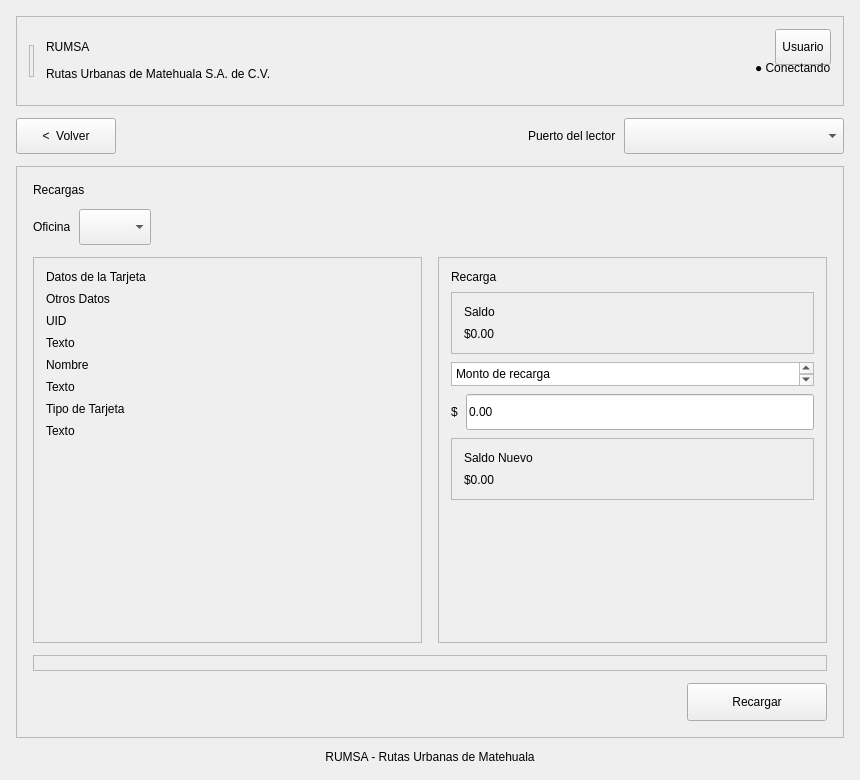
<?xml version="1.0" encoding="UTF-8"?>
<ui version="4.0">
 <class>RecargaWindow</class>
 <widget class="QMainWindow" name="RecargaWindow">
  <property name="windowTitle">
   <string>Recarga</string>
  </property>
  <widget class="QWidget" name="centralwidget">
   <layout class="QVBoxLayout" name="layoutPrincipalRecarga" stretch="0,0,1,0">
    <property name="leftMargin">
     <number>16</number>
    </property>
    <property name="topMargin">
     <number>16</number>
    </property>
    <property name="rightMargin">
     <number>16</number>
    </property>
    <property name="bottomMargin">
     <number>16</number>
    </property>
    <property name="spacing">
     <number>12</number>
    </property>
    <item>
     <widget class="QFrame" name="frame">
      <property name="frameShape">
       <enum>QFrame::StyledPanel</enum>
      </property>
      <property name="frameShadow">
       <enum>QFrame::Raised</enum>
      </property>
      <property name="uiRole" stdset="0">
       <string notr="true">header</string>
      </property>
      <property name="minimumSize">
       <size>
        <width>0</width>
        <height>90</height>
       </size>
      </property>
      <property name="maximumSize">
       <size>
        <width>16777215</width>
        <height>90</height>
       </size>
      </property>
      <layout class="QHBoxLayout" name="layoutEstructura2">
       <property name="leftMargin">
        <number>12</number>
       </property>
       <property name="topMargin">
        <number>12</number>
       </property>
       <property name="rightMargin">
        <number>12</number>
       </property>
       <property name="bottomMargin">
        <number>12</number>
       </property>
       <property name="spacing">
        <number>12</number>
       </property>
       <item alignment="Qt::AlignVCenter">
        <widget class="QFrame" name="frame_2">
         <property name="frameShape">
          <enum>QFrame::StyledPanel</enum>
         </property>
         <property name="frameShadow">
          <enum>QFrame::Raised</enum>
         </property>
         <property name="uiRole" stdset="0">
          <string notr="true">stripe</string>
         </property>
         <property name="minimumSize">
          <size>
           <width>5</width>
           <height>32</height>
          </size>
         </property>
         <property name="maximumSize">
          <size>
           <width>5</width>
           <height>32</height>
          </size>
         </property>
        </widget>
       </item>
       <item>
        <widget class="QWidget" name="marcaCabecera">
         <layout class="QVBoxLayout" name="layoutEstructura4">
          <property name="leftMargin">
           <number>0</number>
          </property>
          <property name="topMargin">
           <number>0</number>
          </property>
          <property name="rightMargin">
           <number>0</number>
          </property>
          <property name="bottomMargin">
           <number>0</number>
          </property>
          <property name="spacing">
           <number>2</number>
          </property>
          <item>
           <widget class="QLabel" name="labelBrand_2">
            <property name="alignment">
             <set>Qt::AlignLeft|Qt::AlignVCenter</set>
            </property>
            <property name="wordWrap">
             <bool>false</bool>
            </property>
            <property name="sizePolicy">
             <sizepolicy hsizetype="Preferred" vsizetype="Fixed">
              <horstretch>0</horstretch>
              <verstretch>0</verstretch>
             </sizepolicy>
            </property>
            <property name="uiRole" stdset="0">
             <string notr="true">brand</string>
            </property>
            <property name="text">
             <string>RUMSA</string>
            </property>
           </widget>
          </item>
          <item>
           <widget class="QLabel" name="labelHeaderInfo_3">
            <property name="text">
             <string>Rutas Urbanas de Matehuala S.A. de C.V.</string>
            </property>
            <property name="alignment">
             <set>Qt::AlignLeft|Qt::AlignVCenter</set>
            </property>
            <property name="sizePolicy">
             <sizepolicy hsizetype="Preferred" vsizetype="Fixed">
              <horstretch>0</horstretch>
              <verstretch>0</verstretch>
             </sizepolicy>
            </property>
            <property name="uiRole" stdset="0">
             <string notr="true">caption</string>
            </property>
            <property name="wordWrap">
             <bool>false</bool>
            </property>
           </widget>
          </item>
         </layout>
        </widget>
       </item>
       <item>
        <spacer name="espacioEstructura3">
         <property name="orientation">
          <enum>Qt::Horizontal</enum>
         </property>
         <property name="sizeType">
          <enum>QSizePolicy::Expanding</enum>
         </property>
         <property name="sizeHint" stdset="0">
          <size>
           <width>8</width>
           <height>8</height>
          </size>
         </property>
        </spacer>
       </item>
       <item>
        <widget class="QWidget" name="estadoCabecera">
         <layout class="QVBoxLayout" name="layoutEstructura5">
          <property name="leftMargin">
           <number>0</number>
          </property>
          <property name="topMargin">
           <number>0</number>
          </property>
          <property name="rightMargin">
           <number>0</number>
          </property>
          <property name="bottomMargin">
           <number>0</number>
          </property>
          <property name="spacing">
           <number>4</number>
          </property>
          <item alignment="Qt::AlignRight">
           <widget class="QToolButton" name="usuario_2">
            <property name="text">
             <string>Usuario</string>
            </property>
            <property name="minimumSize">
             <size>
              <width>0</width>
              <height>36</height>
             </size>
            </property>
            <property name="maximumSize">
             <size>
              <width>16777215</width>
              <height>40</height>
             </size>
            </property>
            <property name="sizePolicy">
             <sizepolicy hsizetype="Preferred" vsizetype="Fixed">
              <horstretch>0</horstretch>
              <verstretch>0</verstretch>
             </sizepolicy>
            </property>
           </widget>
          </item>
          <item alignment="Qt::AlignRight">
           <widget class="QLabel" name="labelEstadoConexion_2">
            <property name="toolTip">
             <string>Este texto puede cambiar a: Conectando, Sin conexión, Sincronizando o Conectado.</string>
            </property>
            <property name="text">
             <string>● Conectando</string>
            </property>
            <property name="uiRole" stdset="0">
             <string notr="true">status</string>
            </property>
            <property name="alignment">
             <set>Qt::AlignLeft|Qt::AlignVCenter</set>
            </property>
            <property name="wordWrap">
             <bool>false</bool>
            </property>
            <property name="sizePolicy">
             <sizepolicy hsizetype="Preferred" vsizetype="Fixed">
              <horstretch>0</horstretch>
              <verstretch>0</verstretch>
             </sizepolicy>
            </property>
           </widget>
          </item>
          <item alignment="Qt::AlignRight">
           <widget class="QLabel" name="mensajeInternet">
            <property name="text">
             <string />
            </property>
            <property name="estadoVisual" stdset="0">
             <string>error</string>
            </property>
            <property name="uiRole" stdset="0">
             <string notr="true">caption</string>
            </property>
            <property name="alignment">
             <set>Qt::AlignLeft|Qt::AlignVCenter</set>
            </property>
            <property name="wordWrap">
             <bool>false</bool>
            </property>
            <property name="sizePolicy">
             <sizepolicy hsizetype="Preferred" vsizetype="Fixed">
              <horstretch>0</horstretch>
              <verstretch>0</verstretch>
             </sizepolicy>
            </property>
           </widget>
          </item>
         </layout>
        </widget>
       </item>
      </layout>
     </widget>
    </item>
    <item>
     <layout class="QHBoxLayout" name="layoutEstructura6">
      <property name="leftMargin">
       <number>0</number>
      </property>
      <property name="topMargin">
       <number>0</number>
      </property>
      <property name="rightMargin">
       <number>0</number>
      </property>
      <property name="bottomMargin">
       <number>0</number>
      </property>
      <property name="spacing">
       <number>8</number>
      </property>
      <item>
       <widget class="QPushButton" name="botonregresar">
        <property name="minimumSize">
         <size>
          <width>100</width>
          <height>36</height>
         </size>
        </property>
        <property name="sizePolicy">
         <sizepolicy hsizetype="Preferred" vsizetype="Fixed">
          <horstretch>0</horstretch>
          <verstretch>0</verstretch>
         </sizepolicy>
        </property>
        <property name="uiRole" stdset="0">
         <string notr="true">back</string>
        </property>
        <property name="text">
         <string>&lt;  Volver</string>
        </property>
        <property name="maximumSize">
         <size>
          <width>110</width>
          <height>40</height>
         </size>
        </property>
       </widget>
      </item>
      <item>
       <spacer name="espacioEstructura7">
        <property name="orientation">
         <enum>Qt::Horizontal</enum>
        </property>
        <property name="sizeType">
         <enum>QSizePolicy::Expanding</enum>
        </property>
        <property name="sizeHint" stdset="0">
         <size>
          <width>8</width>
          <height>8</height>
         </size>
        </property>
       </spacer>
      </item>
      <item>
       <widget class="QLabel" name="etiquetaPuerto">
        <property name="uiRole" stdset="0">
         <string notr="true">caption</string>
        </property>
        <property name="text">
         <string>Puerto del lector</string>
        </property>
        <property name="sizePolicy">
         <sizepolicy hsizetype="Preferred" vsizetype="Fixed">
          <horstretch>0</horstretch>
          <verstretch>0</verstretch>
         </sizepolicy>
        </property>
       </widget>
      </item>
      <item>
       <widget class="QComboBox" name="comboBox">
        <property name="minimumSize">
         <size>
          <width>220</width>
          <height>36</height>
         </size>
        </property>
        <property name="maximumSize">
         <size>
          <width>260</width>
          <height>40</height>
         </size>
        </property>
       </widget>
      </item>
     </layout>
    </item>
    <item>
     <widget class="QScrollArea" name="areaContenido">
      <property name="widgetResizable">
       <bool>true</bool>
      </property>
      <property name="frameShape">
       <enum>QFrame::NoFrame</enum>
      </property>
      <widget class="QFrame" name="frameHeader_4">
       <property name="frameShape">
        <enum>QFrame::StyledPanel</enum>
       </property>
       <property name="frameShadow">
        <enum>QFrame::Raised</enum>
       </property>
       <property name="uiRole" stdset="0">
        <string notr="true">card</string>
       </property>
       <layout class="QVBoxLayout" name="layoutEstructura8">
        <property name="leftMargin">
         <number>16</number>
        </property>
        <property name="topMargin">
         <number>16</number>
        </property>
        <property name="rightMargin">
         <number>16</number>
        </property>
        <property name="bottomMargin">
         <number>16</number>
        </property>
        <property name="spacing">
         <number>12</number>
        </property>
        <item>
         <widget class="QLabel" name="menu_6">
          <property name="text">
           <string>Recargas</string>
          </property>
          <property name="alignment">
           <set>Qt::AlignLeft|Qt::AlignVCenter</set>
          </property>
          <property name="wordWrap">
           <bool>false</bool>
          </property>
          <property name="sizePolicy">
           <sizepolicy hsizetype="Preferred" vsizetype="Fixed">
            <horstretch>0</horstretch>
            <verstretch>0</verstretch>
           </sizepolicy>
          </property>
          <property name="uiRole" stdset="0">
           <string notr="true">heading</string>
          </property>
         </widget>
        </item>
        <item>
         <layout class="QHBoxLayout" name="layoutEstructura9">
          <property name="leftMargin">
           <number>0</number>
          </property>
          <property name="topMargin">
           <number>0</number>
          </property>
          <property name="rightMargin">
           <number>0</number>
          </property>
          <property name="bottomMargin">
           <number>0</number>
          </property>
          <property name="spacing">
           <number>8</number>
          </property>
          <item>
           <widget class="QLabel" name="label_2">
            <property name="text">
             <string>Oficina</string>
            </property>
            <property name="uiRole" stdset="0">
             <string notr="true">fieldLabel</string>
            </property>
            <property name="alignment">
             <set>Qt::AlignLeft|Qt::AlignVCenter</set>
            </property>
            <property name="wordWrap">
             <bool>false</bool>
            </property>
            <property name="sizePolicy">
             <sizepolicy hsizetype="Preferred" vsizetype="Fixed">
              <horstretch>0</horstretch>
              <verstretch>0</verstretch>
             </sizepolicy>
            </property>
           </widget>
          </item>
          <item>
           <widget class="QComboBox" name="listaoficina">
            <property name="minimumSize">
             <size>
              <width>0</width>
              <height>36</height>
             </size>
            </property>
            <property name="maximumSize">
             <size>
              <width>280</width>
              <height>40</height>
             </size>
            </property>
           </widget>
          </item>
          <item>
           <spacer name="espacioEstructura10">
            <property name="orientation">
             <enum>Qt::Horizontal</enum>
            </property>
            <property name="sizeType">
             <enum>QSizePolicy::Expanding</enum>
            </property>
            <property name="sizeHint" stdset="0">
             <size>
              <width>8</width>
              <height>8</height>
             </size>
            </property>
           </spacer>
          </item>
         </layout>
        </item>
        <item>
         <layout class="QHBoxLayout" name="layoutEstructura11" stretch="1,1">
          <property name="leftMargin">
           <number>0</number>
          </property>
          <property name="topMargin">
           <number>0</number>
          </property>
          <property name="rightMargin">
           <number>0</number>
          </property>
          <property name="bottomMargin">
           <number>0</number>
          </property>
          <property name="spacing">
           <number>16</number>
          </property>
          <item>
           <widget class="QFrame" name="frameHeader_2">
            <property name="frameShape">
             <enum>QFrame::StyledPanel</enum>
            </property>
            <property name="frameShadow">
             <enum>QFrame::Raised</enum>
            </property>
            <property name="uiRole" stdset="0">
             <string notr="true">card</string>
            </property>
            <layout class="QVBoxLayout" name="layoutEstructura12">
             <property name="leftMargin">
              <number>12</number>
             </property>
             <property name="topMargin">
              <number>12</number>
             </property>
             <property name="rightMargin">
              <number>12</number>
             </property>
             <property name="bottomMargin">
              <number>12</number>
             </property>
             <property name="spacing">
              <number>8</number>
             </property>
             <item>
              <widget class="QLabel" name="menu_3">
               <property name="text">
                <string>Datos de la Tarjeta</string>
               </property>
               <property name="alignment">
                <set>Qt::AlignLeft|Qt::AlignVCenter</set>
               </property>
               <property name="wordWrap">
                <bool>false</bool>
               </property>
               <property name="sizePolicy">
                <sizepolicy hsizetype="Preferred" vsizetype="Fixed">
                 <horstretch>0</horstretch>
                 <verstretch>0</verstretch>
                </sizepolicy>
               </property>
               <property name="uiRole" stdset="0">
                <string notr="true">section</string>
               </property>
              </widget>
             </item>
             <item>
              <widget class="QLabel" name="otrosdatos">
               <property name="text">
                <string>Otros Datos</string>
               </property>
               <property name="uiRole" stdset="0">
                <string notr="true">fieldLabel</string>
               </property>
               <property name="alignment">
                <set>Qt::AlignLeft|Qt::AlignVCenter</set>
               </property>
               <property name="wordWrap">
                <bool>false</bool>
               </property>
               <property name="sizePolicy">
                <sizepolicy hsizetype="Preferred" vsizetype="Fixed">
                 <horstretch>0</horstretch>
                 <verstretch>0</verstretch>
                </sizepolicy>
               </property>
              </widget>
             </item>
             <item>
              <widget class="QLabel" name="uid">
               <property name="text">
                <string>UID</string>
               </property>
               <property name="alignment">
                <set>Qt::AlignLeft|Qt::AlignVCenter</set>
               </property>
               <property name="wordWrap">
                <bool>false</bool>
               </property>
               <property name="sizePolicy">
                <sizepolicy hsizetype="Preferred" vsizetype="Fixed">
                 <horstretch>0</horstretch>
                 <verstretch>0</verstretch>
                </sizepolicy>
               </property>
               <property name="uiRole" stdset="0">
                <string notr="true">fieldLabel</string>
               </property>
              </widget>
             </item>
             <item>
              <widget class="QLabel" name="texto4">
               <property name="text">
                <string>Texto</string>
               </property>
               <property name="uiRole" stdset="0">
                <string notr="true">value</string>
               </property>
               <property name="alignment">
                <set>Qt::AlignLeft|Qt::AlignVCenter</set>
               </property>
               <property name="wordWrap">
                <bool>false</bool>
               </property>
               <property name="sizePolicy">
                <sizepolicy hsizetype="Preferred" vsizetype="Fixed">
                 <horstretch>0</horstretch>
                 <verstretch>0</verstretch>
                </sizepolicy>
               </property>
              </widget>
             </item>
             <item>
              <widget class="QLabel" name="nombre">
               <property name="text">
                <string>Nombre</string>
               </property>
               <property name="alignment">
                <set>Qt::AlignLeft|Qt::AlignVCenter</set>
               </property>
               <property name="wordWrap">
                <bool>false</bool>
               </property>
               <property name="sizePolicy">
                <sizepolicy hsizetype="Preferred" vsizetype="Fixed">
                 <horstretch>0</horstretch>
                 <verstretch>0</verstretch>
                </sizepolicy>
               </property>
               <property name="uiRole" stdset="0">
                <string notr="true">fieldLabel</string>
               </property>
              </widget>
             </item>
             <item>
              <widget class="QLabel" name="texto5">
               <property name="text">
                <string>Texto</string>
               </property>
               <property name="uiRole" stdset="0">
                <string notr="true">value</string>
               </property>
               <property name="alignment">
                <set>Qt::AlignLeft|Qt::AlignVCenter</set>
               </property>
               <property name="wordWrap">
                <bool>false</bool>
               </property>
               <property name="sizePolicy">
                <sizepolicy hsizetype="Preferred" vsizetype="Fixed">
                 <horstretch>0</horstretch>
                 <verstretch>0</verstretch>
                </sizepolicy>
               </property>
              </widget>
             </item>
             <item>
              <widget class="QLabel" name="tarjeta">
               <property name="text">
                <string>Tipo de Tarjeta</string>
               </property>
               <property name="alignment">
                <set>Qt::AlignLeft|Qt::AlignVCenter</set>
               </property>
               <property name="wordWrap">
                <bool>false</bool>
               </property>
               <property name="sizePolicy">
                <sizepolicy hsizetype="Preferred" vsizetype="Fixed">
                 <horstretch>0</horstretch>
                 <verstretch>0</verstretch>
                </sizepolicy>
               </property>
               <property name="uiRole" stdset="0">
                <string notr="true">fieldLabel</string>
               </property>
              </widget>
             </item>
             <item>
              <widget class="QLabel" name="texto6">
               <property name="text">
                <string>Texto</string>
               </property>
               <property name="uiRole" stdset="0">
                <string notr="true">value</string>
               </property>
               <property name="alignment">
                <set>Qt::AlignLeft|Qt::AlignVCenter</set>
               </property>
               <property name="wordWrap">
                <bool>false</bool>
               </property>
               <property name="sizePolicy">
                <sizepolicy hsizetype="Preferred" vsizetype="Fixed">
                 <horstretch>0</horstretch>
                 <verstretch>0</verstretch>
                </sizepolicy>
               </property>
              </widget>
             </item>
             <item>
              <spacer name="espacioEstructura13">
               <property name="orientation">
                <enum>Qt::Vertical</enum>
               </property>
               <property name="sizeType">
                <enum>QSizePolicy::Expanding</enum>
               </property>
               <property name="sizeHint" stdset="0">
                <size>
                 <width>8</width>
                 <height>8</height>
                </size>
               </property>
              </spacer>
             </item>
            </layout>
           </widget>
          </item>
          <item>
           <widget class="QFrame" name="frameHeader_3">
            <property name="frameShape">
             <enum>QFrame::StyledPanel</enum>
            </property>
            <property name="frameShadow">
             <enum>QFrame::Raised</enum>
            </property>
            <property name="uiRole" stdset="0">
             <string notr="true">card</string>
            </property>
            <layout class="QVBoxLayout" name="layoutEstructura14">
             <property name="leftMargin">
              <number>12</number>
             </property>
             <property name="topMargin">
              <number>12</number>
             </property>
             <property name="rightMargin">
              <number>12</number>
             </property>
             <property name="bottomMargin">
              <number>12</number>
             </property>
             <property name="spacing">
              <number>8</number>
             </property>
             <item>
              <widget class="QLabel" name="menu_5">
               <property name="text">
                <string>Recarga</string>
               </property>
               <property name="alignment">
                <set>Qt::AlignLeft|Qt::AlignVCenter</set>
               </property>
               <property name="wordWrap">
                <bool>false</bool>
               </property>
               <property name="sizePolicy">
                <sizepolicy hsizetype="Preferred" vsizetype="Fixed">
                 <horstretch>0</horstretch>
                 <verstretch>0</verstretch>
                </sizepolicy>
               </property>
               <property name="uiRole" stdset="0">
                <string notr="true">section</string>
               </property>
              </widget>
             </item>
             <item>
              <widget class="QFrame" name="frame_3">
               <property name="frameShape">
                <enum>QFrame::StyledPanel</enum>
               </property>
               <property name="frameShadow">
                <enum>QFrame::Raised</enum>
               </property>
               <property name="uiRole" stdset="0">
                <string notr="true">softPanel</string>
               </property>
               <layout class="QVBoxLayout" name="layoutEstructura15">
                <property name="leftMargin">
                 <number>12</number>
                </property>
                <property name="topMargin">
                 <number>12</number>
                </property>
                <property name="rightMargin">
                 <number>12</number>
                </property>
                <property name="bottomMargin">
                 <number>12</number>
                </property>
                <property name="spacing">
                 <number>8</number>
                </property>
                <item>
                 <widget class="QLabel" name="saldo">
                  <property name="text">
                   <string>Saldo</string>
                  </property>
                  <property name="uiRole" stdset="0">
                   <string notr="true">fieldLabel</string>
                  </property>
                  <property name="alignment">
                   <set>Qt::AlignLeft|Qt::AlignVCenter</set>
                  </property>
                  <property name="wordWrap">
                   <bool>false</bool>
                  </property>
                  <property name="sizePolicy">
                   <sizepolicy hsizetype="Preferred" vsizetype="Fixed">
                    <horstretch>0</horstretch>
                    <verstretch>0</verstretch>
                   </sizepolicy>
                  </property>
                 </widget>
                </item>
                <item>
                 <widget class="QLabel" name="texto1">
                  <property name="text">
                   <string>$0.00</string>
                  </property>
                  <property name="uiRole" stdset="0">
                   <string notr="true">balance</string>
                  </property>
                  <property name="alignment">
                   <set>Qt::AlignLeft|Qt::AlignVCenter</set>
                  </property>
                  <property name="wordWrap">
                   <bool>false</bool>
                  </property>
                  <property name="sizePolicy">
                   <sizepolicy hsizetype="Preferred" vsizetype="Fixed">
                    <horstretch>0</horstretch>
                    <verstretch>0</verstretch>
                   </sizepolicy>
                  </property>
                 </widget>
                </item>
               </layout>
              </widget>
             </item>
             <item>
              <widget class="QPlainTextEdit" name="plainTextEdit">
               <property name="readOnly">
                <bool>true</bool>
               </property>
               <property name="plainText">
                <string>Monto de recarga</string>
               </property>
               <property name="uiRole" stdset="0">
                <string notr="true">caption</string>
               </property>
               <property name="maximumSize">
                <size>
                 <width>16777215</width>
                 <height>24</height>
                </size>
               </property>
              </widget>
             </item>
             <item>
              <layout class="QHBoxLayout" name="layoutMontoConMoneda">
               <property name="leftMargin">
                <number>0</number>
               </property>
               <property name="topMargin">
                <number>0</number>
               </property>
               <property name="rightMargin">
                <number>0</number>
               </property>
               <property name="bottomMargin">
                <number>0</number>
               </property>
               <property name="spacing">
                <number>8</number>
               </property>
               <item>
                <widget class="QLabel" name="signoMonedaMonto">
                 <property name="text">
                  <string>$</string>
                 </property>
                 <property name="uiRole" stdset="0">
                  <string notr="true">currency</string>
                 </property>
                </widget>
               </item>
               <item>
                <widget class="QLineEdit" name="lineEdit">
                 <property name="inputMethodHints">
                  <set>Qt::ImhNone</set>
                 </property>
                 <property name="inputMask">
                  <string />
                 </property>
                 <property name="text">
                  <string>0.00</string>
                 </property>
                 <property name="dragEnabled">
                  <bool>false</bool>
                 </property>
                 <property name="minimumSize">
                  <size>
                   <width>0</width>
                   <height>36</height>
                  </size>
                 </property>
                 <property name="maximumSize">
                  <size>
                   <width>16777215</width>
                   <height>40</height>
                  </size>
                 </property>
                </widget>
               </item>
              </layout>
             </item>
             <item>
              <widget class="QFrame" name="frame_4">
               <property name="frameShape">
                <enum>QFrame::StyledPanel</enum>
               </property>
               <property name="frameShadow">
                <enum>QFrame::Raised</enum>
               </property>
               <property name="uiRole" stdset="0">
                <string notr="true">softPanel</string>
               </property>
               <layout class="QVBoxLayout" name="layoutEstructura16">
                <property name="leftMargin">
                 <number>12</number>
                </property>
                <property name="topMargin">
                 <number>12</number>
                </property>
                <property name="rightMargin">
                 <number>12</number>
                </property>
                <property name="bottomMargin">
                 <number>12</number>
                </property>
                <property name="spacing">
                 <number>8</number>
                </property>
                <item>
                 <widget class="QLabel" name="saldonuevo">
                  <property name="text">
                   <string>Saldo Nuevo</string>
                  </property>
                  <property name="uiRole" stdset="0">
                   <string notr="true">fieldLabel</string>
                  </property>
                  <property name="alignment">
                   <set>Qt::AlignLeft|Qt::AlignVCenter</set>
                  </property>
                  <property name="wordWrap">
                   <bool>false</bool>
                  </property>
                  <property name="sizePolicy">
                   <sizepolicy hsizetype="Preferred" vsizetype="Fixed">
                    <horstretch>0</horstretch>
                    <verstretch>0</verstretch>
                   </sizepolicy>
                  </property>
                 </widget>
                </item>
                <item>
                 <widget class="QLabel" name="texto2">
                  <property name="text">
                   <string>$0.00</string>
                  </property>
                  <property name="uiRole" stdset="0">
                   <string notr="true">balance</string>
                  </property>
                  <property name="alignment">
                   <set>Qt::AlignLeft|Qt::AlignVCenter</set>
                  </property>
                  <property name="wordWrap">
                   <bool>false</bool>
                  </property>
                  <property name="sizePolicy">
                   <sizepolicy hsizetype="Preferred" vsizetype="Fixed">
                    <horstretch>0</horstretch>
                    <verstretch>0</verstretch>
                   </sizepolicy>
                  </property>
                 </widget>
                </item>
               </layout>
              </widget>
             </item>
             <item>
              <spacer name="espacioEstructura17">
               <property name="orientation">
                <enum>Qt::Vertical</enum>
               </property>
               <property name="sizeType">
                <enum>QSizePolicy::Expanding</enum>
               </property>
               <property name="sizeHint" stdset="0">
                <size>
                 <width>8</width>
                 <height>8</height>
                </size>
               </property>
              </spacer>
             </item>
            </layout>
           </widget>
          </item>
         </layout>
        </item>
        <item>
         <widget class="QFrame" name="frame_5">
          <property name="frameShape">
           <enum>QFrame::StyledPanel</enum>
          </property>
          <property name="frameShadow">
           <enum>QFrame::Raised</enum>
          </property>
          <layout class="QVBoxLayout" name="layoutEstructura18">
           <property name="leftMargin">
            <number>0</number>
           </property>
           <property name="topMargin">
            <number>0</number>
           </property>
           <property name="rightMargin">
            <number>0</number>
           </property>
           <property name="bottomMargin">
            <number>0</number>
           </property>
           <property name="spacing">
            <number>8</number>
           </property>
           <item>
            <widget class="QLabel" name="texto7">
             <property name="text">
              <string />
             </property>
             <property name="uiRole" stdset="0">
              <string notr="true">value</string>
             </property>
             <property name="alignment">
              <set>Qt::AlignLeft|Qt::AlignVCenter</set>
             </property>
             <property name="sizePolicy">
              <sizepolicy hsizetype="Preferred" vsizetype="Fixed">
               <horstretch>0</horstretch>
               <verstretch>0</verstretch>
              </sizepolicy>
             </property>
             <property name="wordWrap">
              <bool>true</bool>
             </property>
            </widget>
           </item>
          </layout>
         </widget>
        </item>
        <item>
         <layout class="QHBoxLayout" name="layoutEstructura19">
          <property name="leftMargin">
           <number>0</number>
          </property>
          <property name="topMargin">
           <number>0</number>
          </property>
          <property name="rightMargin">
           <number>0</number>
          </property>
          <property name="bottomMargin">
           <number>0</number>
          </property>
          <property name="spacing">
           <number>8</number>
          </property>
          <item>
           <spacer name="espacioEstructura20">
            <property name="orientation">
             <enum>Qt::Horizontal</enum>
            </property>
            <property name="sizeType">
             <enum>QSizePolicy::Expanding</enum>
            </property>
            <property name="sizeHint" stdset="0">
             <size>
              <width>8</width>
              <height>8</height>
             </size>
            </property>
           </spacer>
          </item>
          <item>
           <widget class="QPushButton" name="botonrecargar">
            <property name="text">
             <string>Recargar</string>
            </property>
            <property name="sizePolicy">
             <sizepolicy hsizetype="Preferred" vsizetype="Fixed">
              <horstretch>0</horstretch>
              <verstretch>0</verstretch>
             </sizepolicy>
            </property>
            <property name="uiRole" stdset="0">
             <string notr="true">primary</string>
            </property>
            <property name="minimumSize">
             <size>
              <width>140</width>
              <height>38</height>
             </size>
            </property>
            <property name="maximumSize">
             <size>
              <width>240</width>
              <height>40</height>
             </size>
            </property>
           </widget>
          </item>
         </layout>
        </item>
       </layout>
      </widget>
     </widget>
    </item>
    <item>
     <widget class="QLabel" name="pieAplicacion">
      <property name="text">
       <string>RUMSA - Rutas Urbanas de Matehuala</string>
      </property>
      <property name="sizePolicy">
       <sizepolicy hsizetype="Preferred" vsizetype="Fixed">
        <horstretch>0</horstretch>
        <verstretch>0</verstretch>
       </sizepolicy>
      </property>
      <property name="uiRole" stdset="0">
       <string notr="true">caption</string>
      </property>
      <property name="alignment">
       <set>Qt::AlignCenter</set>
      </property>
     </widget>
    </item>
   </layout>
  </widget>
  <property name="minimumSize">
   <size>
    <width>760</width>
    <height>680</height>
   </size>
  </property>
  <property name="geometry">
   <rect>
    <x>0</x>
    <y>0</y>
    <width>860</width>
    <height>780</height>
   </rect>
  </property>
 </widget>
 <tabstops>
  <tabstop>botonregresar</tabstop>
  <tabstop>comboBox</tabstop>
  <tabstop>usuario_2</tabstop>
  <tabstop>listaoficina</tabstop>
  <tabstop>lineEdit</tabstop>
  <tabstop>botonrecargar</tabstop>
 </tabstops>
 <resources />
 <connections />
</ui>
